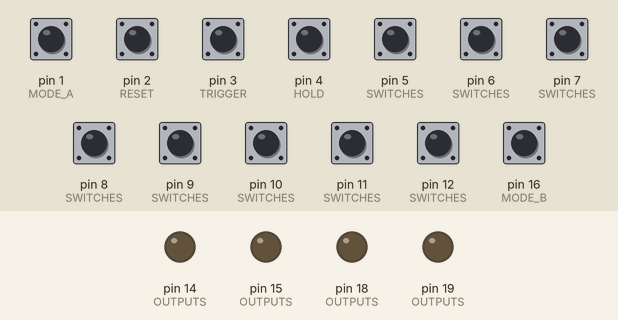
Simulated run of this sketch. Board: Arduino Uno, built with avr-gcc and run on an emulated ATmega328P. On the bench: output pins drawn as LEDs (lit = HIGH). The test bench sets the inputs (shaded band); at power-on: pin 1 (MODE_A), pin 2 (RESET), pin 4 (HOLD), pin 5 (SWITCHES), pin 6 (SWITCHES), pin 7 (SWITCHES), pin 8 (SWITCHES), pin 9 (SWITCHES), pin 10 (SWITCHES), pin 11 (SWITCHES), pin 12 (SWITCHES), pin 16 (MODE_B) HIGH, pin 3 (TRIGGER) LOW.

Above: at 2.0 s.
2.1 s: pin 3 (TRIGGER) driven HIGH
At 2.9 s:
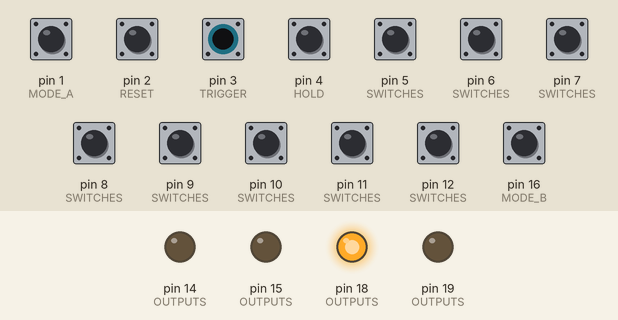
3.6 s: pin 3 (TRIGGER) driven LOW
At 4.1 s:
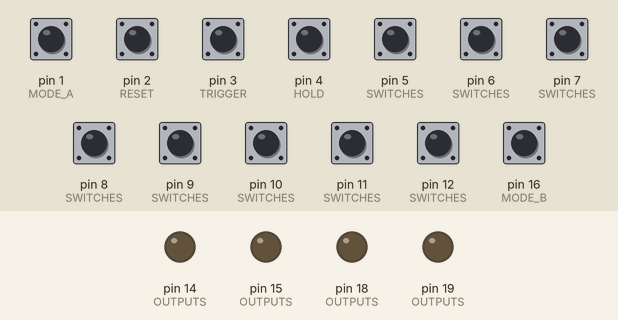
5.1 s: pin 3 (TRIGGER) driven HIGH
At 6.3 s:
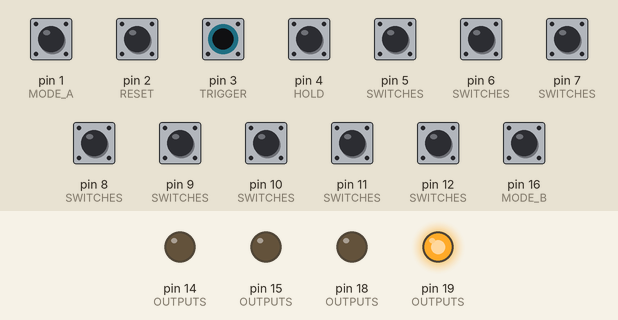
6.6 s: pin 4 (HOLD) pulled LOW for 0.15 s
At 7.1 s:
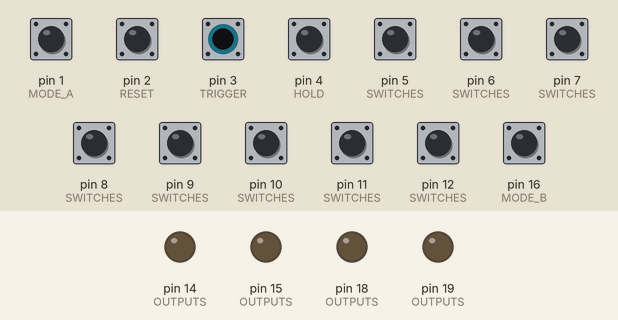
8.2 s: pin 3 (TRIGGER) pulsed LOW 5 times (0.12 s each, 0.3 s apart)
At 10.5 s:
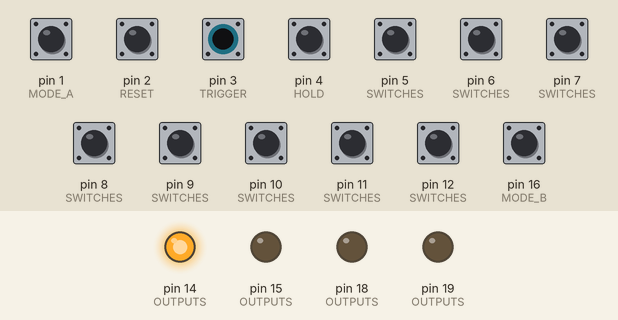
11.2 s: pin 3 (TRIGGER) pulsed LOW 2 times (0.12 s each, 0.3 s apart)
At 11.41 s:
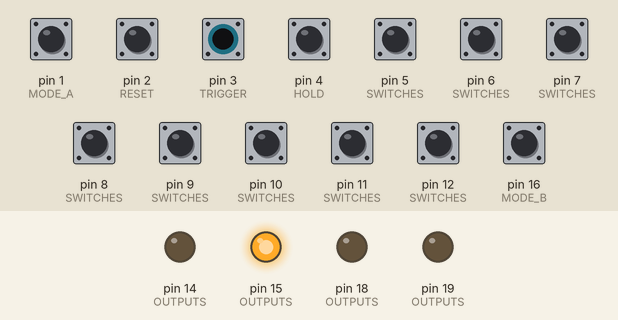
Timing chart, 0 to 14.2 s (numbered marks = the images above; inputs shaded):
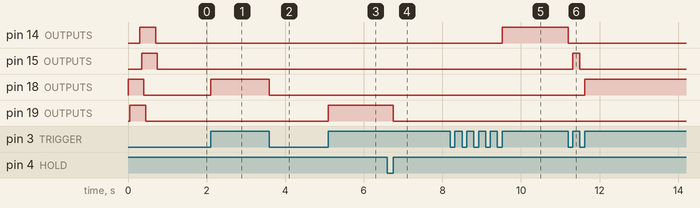

Measured:
- after the input at 2.1 s, pin 18 (OUTPUTS): LOW → HIGH at once
- after the input at 3.6 s, pin 18 (OUTPUTS): HIGH → LOW at once
- after the input at 5.1 s, pin 19 (OUTPUTS): LOW → HIGH at once
- after the input at 6.6 s, pin 19 (OUTPUTS): HIGH → LOW after 0.15 s
- after the input at 8.2 s, pin 14 (OUTPUTS): LOW → HIGH after 1.3 s
- after the input at 11.2 s, pin 14 (OUTPUTS): HIGH → LOW at once; pin 15 (OUTPUTS): LOW → HIGH after 0.12 s, → LOW 0.18 s later; pin 18 (OUTPUTS): LOW → HIGH after 0.42 s

The sketch:

Trigger_Sequencer.ino
```cpp
#define TRIGGER 3 //Jack for input

#define OUTPUT_A 18 //STEP 1
#define OUTPUT_B 19 //STEP 2
#define OUTPUT_C 20 //STEP 3
#define OUTPUT_D 21 //STEP 4
#define OUTPUT_E 22 //STEP 5
#define OUTPUT_F 23 //STEP 6
#define OUTPUT_G 14 //STEP 7
#define OUTPUT_H 15 //STEP 8
int OUTPUTS[8] = {OUTPUT_A, OUTPUT_B, OUTPUT_C, OUTPUT_D, OUTPUT_E, OUTPUT_F, OUTPUT_G, OUTPUT_H};

#define SWITCH_A 12 //STEP 1
#define SWITCH_B 11 //STEP 2
#define SWITCH_C 10 //STEP 3
#define SWITCH_D  9 //STEP 4
#define SWITCH_E  8 //STEP 5
#define SWITCH_F  7 //STEP 6
#define SWITCH_G  6 //STEP 7
#define SWITCH_H  5 //STEP 8
int SWITCHES[8] = {SWITCH_A,SWITCH_B,SWITCH_C,SWITCH_D,SWITCH_E,SWITCH_F,SWITCH_G,SWITCH_H};
int _currentSwitchStates[8]={0,0,0,0,0,0,0,0}; //switches are high when step off
int _sumSwitches;

#define RESET 2
#define HOLD 4

#define MODE_A 1//MODE 1
#define MODE_B 16//MODE 2


#define MODE_0 0 //NORMAL MODE: No skips
#define MODE_SKIP 1 //MODE A: Steps that are off will be skipped
#define MODE_CHANGE 2 //MODE B: Step is held until the next trigger arrives

int _currentMode;
int _direction;
volatile int _currentStep;
int hold_step;

#define STEPS 8
void setup() {
  //set input
  pinMode(TRIGGER, INPUT);
  //set trigger outputs
  for(int i=0;i<8;i++){
    pinMode(OUTPUTS[i], OUTPUT);
  }
  //turn all on to signify boot sequence
  for(int i=0;i<8;i++){
    digitalWrite(OUTPUTS[i],HIGH);
    delay(50);
  }
  //set step switches as inputs
  for(int i=0;i<8;i++){
    pinMode(SWITCHES[i], INPUT_PULLUP);
  }
  //set reset switch as input
  pinMode(RESET, INPUT_PULLUP);
  //set hold switch as input
  pinMode(HOLD, INPUT_PULLUP);
  //set mode switch as input
  pinMode(MODE_A, INPUT_PULLUP);
  pinMode(MODE_B, INPUT_PULLUP);


  //attach interrupts
  attachInterrupt(digitalPinToInterrupt(TRIGGER), trigger, CHANGE);
  attachInterrupt(digitalPinToInterrupt(RESET), reset, FALLING); //reset is pullup, so switch closed is low

  //set currentStep to 0
  _currentStep = 0;
  //read the hold switch
  hold_step = !digitalRead(HOLD);

  //read all switches
  _sumSwitches = 0;
  for (int i=0;i<8;i++){
    _currentSwitchStates[i] = digitalRead(SWITCHES[i]); //switches are low when closed, high means active
    _sumSwitches +=_currentSwitchStates[i];
  }

  //set default direction
  _direction = 1;
  //turn all off to signify end of boot sequence
  for(int i=0;i<8;i++){
    digitalWrite(OUTPUTS[i],LOW);
    delay(50);
  }

  //Serial.begin(9600);
}

void loop() {

  int pin_A = digitalRead(MODE_A);
  int pin_B = digitalRead(MODE_B);
  ////Serial.print(pin_A); //Serial.println(pin_B);
  if(pin_A == HIGH && pin_B == HIGH && _currentMode != MODE_0){
    //Serial.println("MODE 0");
    _currentMode = MODE_0;
  }else if(pin_A == LOW && pin_B == HIGH && _currentMode != MODE_SKIP ){
    //Serial.println("MODE SKIP");
    _currentMode = MODE_SKIP;
  }else if(pin_B == LOW && pin_A == HIGH && _currentMode != MODE_CHANGE){
    //Serial.println("MODE CHANGE");
    _currentMode = MODE_CHANGE;
  }else{
    ////Serial.println("");
  }
  int h = !digitalRead(HOLD);
  if(h != hold_step){
    if(h==LOW){
      for(int i=0;i<8;i++){
        digitalWrite(OUTPUTS[i],LOW);
      }
    }
    hold_step=h;
  }
  //read switches
  _sumSwitches = 0;
  for(int i=0; i<8;i++){
    _currentSwitchStates[i] = digitalRead(SWITCHES[i]);
    _sumSwitches += _currentSwitchStates[i];
  }
}
void reset(){
  _currentStep = 0;
  _direction = 1;
  //Serial.println("RESET");
}
void trigger(){
  if(digitalRead(TRIGGER)){
    //Serial.println("Rising");
    TriggerHigh();
  }else{
    //Serial.println("Falling");
    TriggerLow();
  }
}
void TriggerHigh(){
  //turn off previous Steps
  for(int i=0;i<8;i++){
    digitalWrite(OUTPUTS[i], LOW);
  }
  if(_currentMode == MODE_0){
    digitalWrite(OUTPUTS[_currentStep], _currentSwitchStates[_currentStep]);
  }
  else if(_currentMode == MODE_SKIP && _sumSwitches != 0){
    digitalWrite(OUTPUTS[_currentStep],HIGH);
  }
  else if(_currentMode == MODE_CHANGE){
    digitalWrite(OUTPUTS[_currentStep],HIGH);
  }
  //digitalWrite(OUTPUTS[_currentStep], HIGH);
}
void TriggerLow(){
  //turn of the step if not holding
  if(hold_step!=HIGH){
    digitalWrite(OUTPUTS[_currentStep], LOW);
  }
  //advance step
  if(_currentMode == MODE_0){
    _currentStep = (_currentStep+1)%STEPS;
  }
  else if(_currentMode == MODE_SKIP){
    for(int i=1;i<=8;i++){
      if(_currentSwitchStates[(_currentStep+i)%STEPS]==1){ //get the next possible step
        _currentStep = (_currentStep+i)%STEPS; //if this is the currentstep itself it is either the only switch closed or all steps are off, this is checked in triggerRising
        break;
      }
    }
  }else if(_currentMode == MODE_CHANGE){
    //if the switch on currentStep is closed, change direction
    if(_currentSwitchStates[_currentStep] == 0){
      _direction*=-1;
    }
    _currentStep = (_currentStep + _direction + STEPS)%STEPS;
  }
}
```
